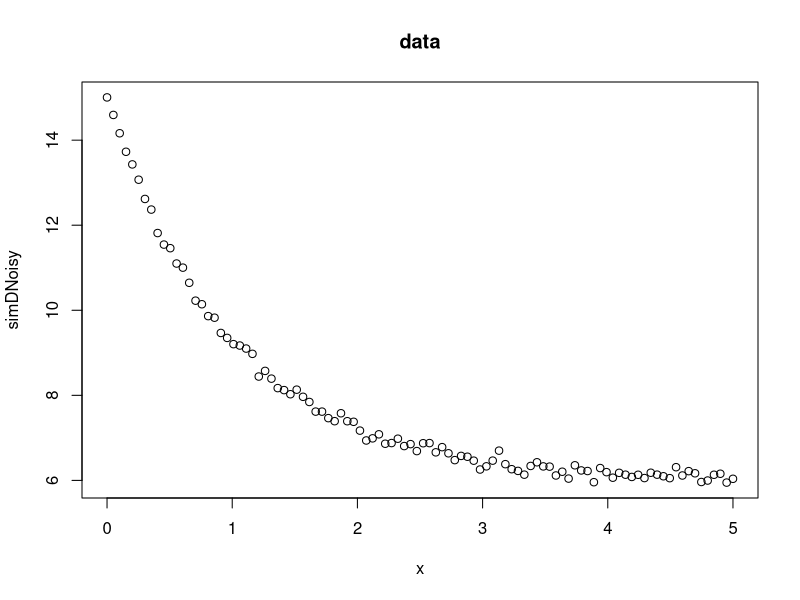
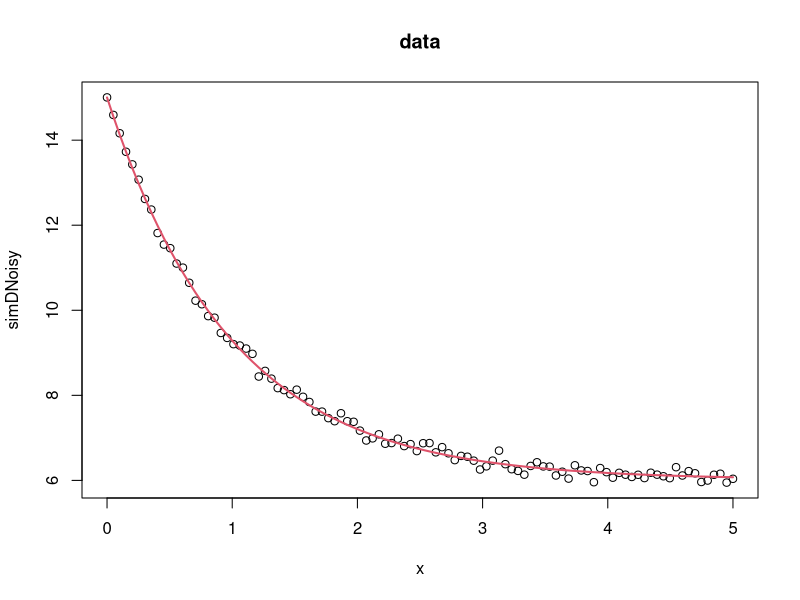
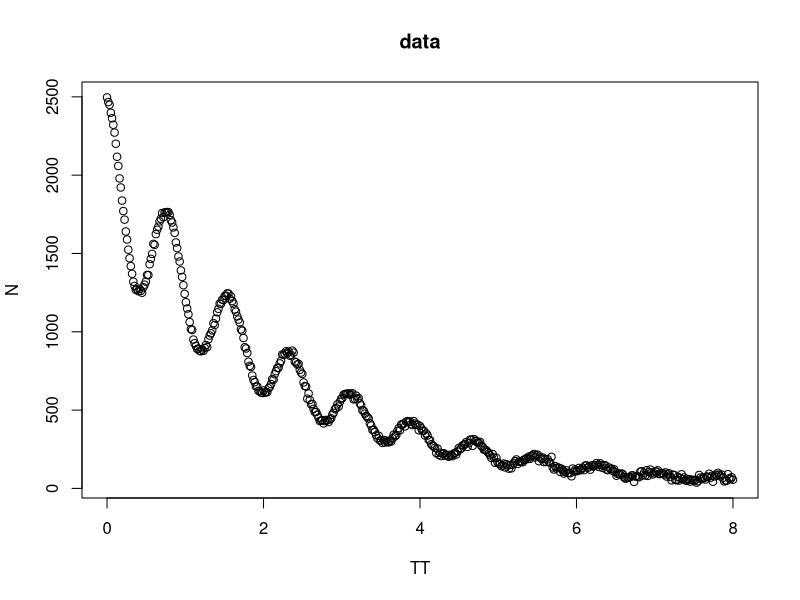
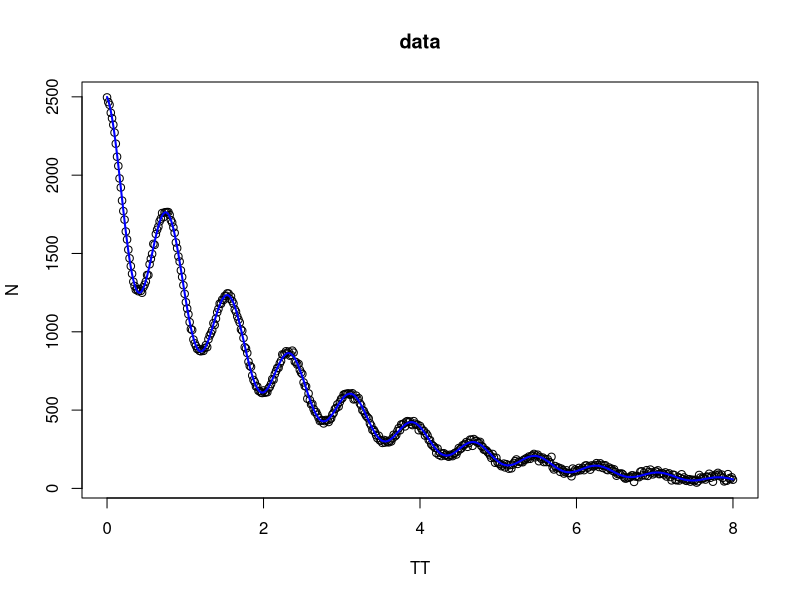
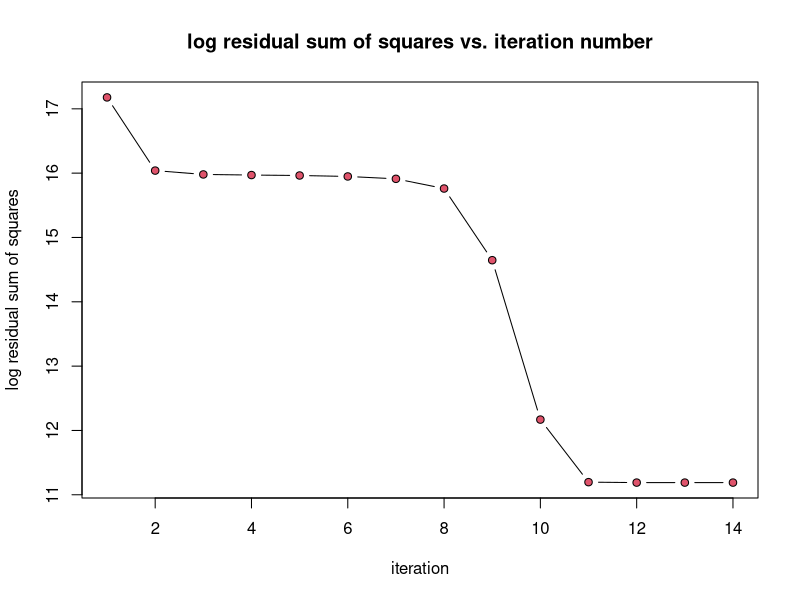
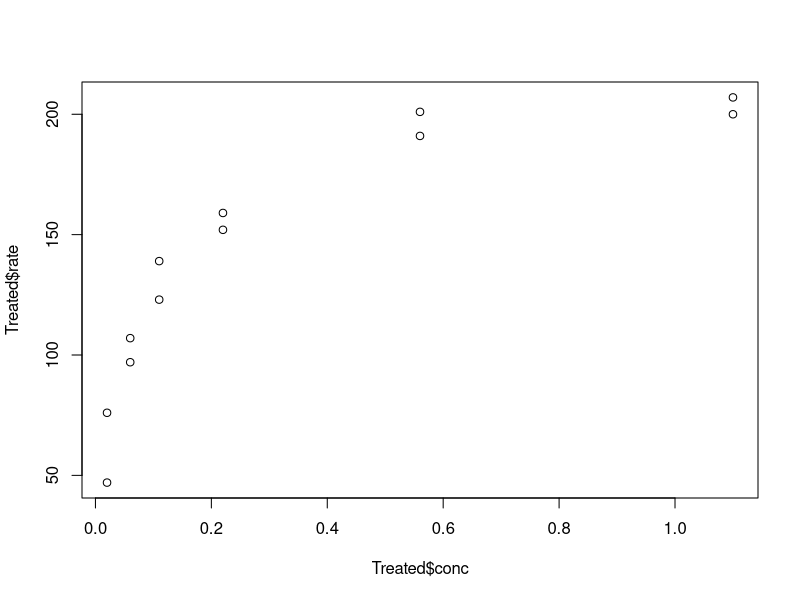
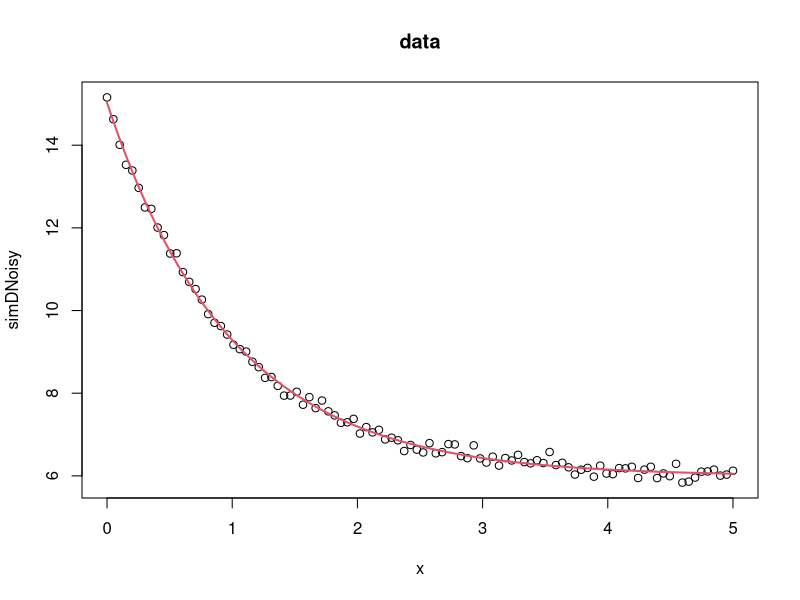
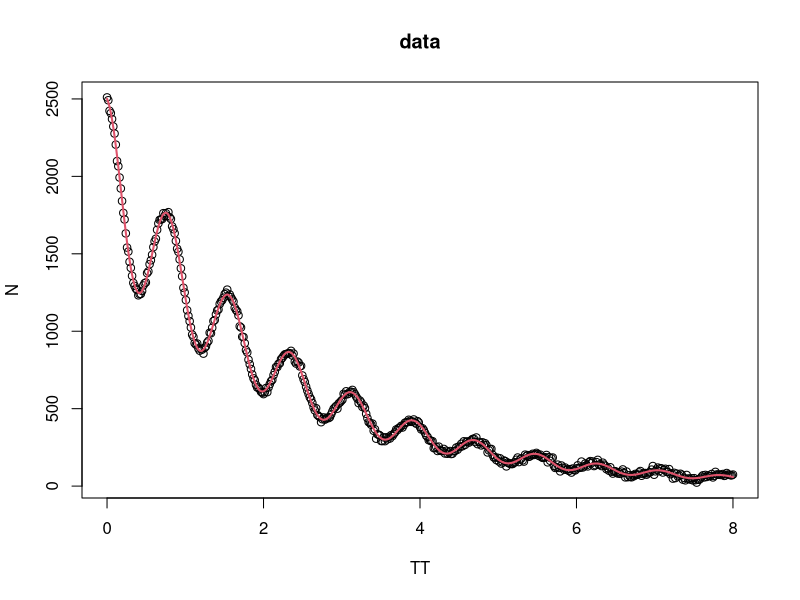

The R source for these figures, in order: (Note: this script raises an error after producing the figures.)
## ---- chunk 1
library(minpack.lm)
## ---- chunk 2
x <- seq(0, 5, length = 100)

getPred <- function(parS, xx) parS$a * exp(xx * parS$b) + parS$c

pp <- list(a = 9, b = -1, c = 6)

simDNoisy <- getPred(pp, x) + rnorm(length(x), sd = .1)

plot(x, simDNoisy, main = "data")
## ---- chunk 3
residFun <- function(p, observed, xx) observed - getPred(p, xx)

parStart <- list(a = 3, b = -.001, c = 1)

nls.out <- nls.lm(par=parStart, fn = residFun, observed = simDNoisy,
                  xx = x, control = nls.lm.control(nprint = 1))
## ---- chunk 4
plot(x, simDNoisy, main = "data")
lines(x, getPred(as.list(coef(nls.out)), x), col = 2, lwd = 2)
## ---- chunk 5
summary(nls.out)
## ---- chunk 6
f <- function(TT, tau, N0, a, f0) {
  expr <- expression(N0*exp(-TT/tau)*(1 + a*cos(f0*TT)))
  eval(expr)
}

j <- function(TT, tau, N0, a, f0) {
  expr <- expression(N0*exp(-TT/tau)*(1 + a*cos(f0*TT)))
  c(eval(D(expr, "tau")), eval(D(expr, "N0")),
    eval(D(expr, "a")), eval(D(expr, "f0")))
}

TT <- seq(0, 8, length = 501)
p <- c(tau = 2.2, N0 = 1000, a = 0.25, f0 = 8)

Ndet <- do.call("f", c(list(TT = TT), as.list(p)))

N <- Ndet + rnorm(length(Ndet), mean = Ndet, sd = .01*max(Ndet))

#par(mfrow = c(2, 1), mar = c(3, 5, 2, 1))
plot(TT, N, bg = "black", main = "data") #,cex = 0.5
## ---- chunk 7
fcn <- function(p, TT, N, fcall, jcall)
  (N - do.call("fcall", c(list(TT = TT), as.list(p))))

fcn.jac <- function(p, TT, N, fcall, jcall)
  -do.call("jcall", c(list(TT = TT), as.list(p)))

guess <- c(tau = 2.2, N0 = 1500, a = 0.25, f0 = 10)

out <- nls.lm(par = guess, fn = fcn, jac = fcn.jac,
              fcall = f, jcall = j,
              TT = TT, N = N, control = nls.lm.control(nprint = 1))
## ---- chunk 8
N1 <- do.call("f", c(list(TT = TT), out$par))

plot(TT, N, bg = "black", main = "data") #,cex = 0.5
lines(TT, N1, col="blue", lwd=2)
## ---- chunk 9
plot(1:(out$niter+1), log(out$rsstrace), type="b",
main="log residual sum of squares vs. iteration number",
xlab="iteration", ylab="log residual sum of squares", pch=21,bg=2)
## ---- chunk 10
summary(out)
## ---- chunk 11
DNase
DNase1 <- subset(DNase, Run == 1)
fm1DNase1 <- nlsLM(density ~ SSlogis(log(conc), Asym, xmid, scal), DNase1)
fm1DNase1 <- nlsLM(density ~ Asym/(1 + exp((xmid - log(conc))/scal)), 
                   data = DNase1,
                   start = list(Asym = 3, xmid = 0, scal = 1))
## ---- chunk 12
coef(fm1DNase1)
## ---- chunk 13
confint(fm1DNase1)
## ---- chunk 14
deviance(fm1DNase1)
## ---- chunk 15
df.residual(fm1DNase1)
## ---- chunk 16
fitted(fm1DNase1)
## ---- chunk 17
formula(fm1DNase1)
## ---- chunk 18
logLik(fm1DNase1)
## ---- chunk 19
predict(fm1DNase1)
## ---- chunk 20
print(fm1DNase1)
## ---- chunk 21
profile(fm1DNase1)
## ---- chunk 22
residuals(fm1DNase1)
## ---- chunk 23
summary(fm1DNase1)
## ---- chunk 24
update(fm1DNase1)
## ---- chunk 25
vcov(fm1DNase1)
## ---- chunk 26
weights(fm1DNase1)
## ---- chunk 27
## weighted nonlinear regression using
## inverse squared variance of the response
## gives same results as original 'nls' function
Treated <- Puromycin[Puromycin$state == "treated", ]
var.Treated <- tapply(Treated$rate, Treated$conc, var)
var.Treated <- rep(var.Treated, each = 2)
Pur.wt1 <- nls(rate ~ (Vm * conc)/(K + conc), data = Treated,
               start = list(Vm = 200, K = 0.1), weights = 1/var.Treated^2)
Pur.wt2 <- nlsLM(rate ~ (Vm * conc)/(K + conc), data = Treated,
                 start = list(Vm = 200, K = 0.1), weights = 1/var.Treated^2)
all.equal(coef(Pur.wt1), coef(Pur.wt2))
## ---- chunk 28
plot(Treated$conc, Treated$rate)
## ---- chunk 29
x <- 1:10
y <- 2*x + 3
# Not run:
#nls(y ~ a + b * x, start = list(a = 0.12345, b = 0.5421))
# End(Not run)
## ---- chunk 30
nlsLM(y ~ a + b * x, start = list(a = 0.12345, b = 0.54321))
## ---- chunk 31
x <- seq(0,5, length = 100)
getPred <- function(parS, xx) parS$a * exp(xx * parS$b) + parS$c
pp <- list(a = 9,b = -1, c = 6)
simDNoisy <- getPred(pp, x) + rnorm(length(x), sd = .1)

mod <- nlsLM(simDNoisy ~ a * exp(b * x) + c,
             start = c(a = 3, b = -0.001, c = 1),
             trace = TRUE)
## ---- chunk 32
## plot data
plot(x, simDNoisy, main = "data")
## plot fitted values
lines(x, fitted(mod), col = 2, lwd = 2)
## ---- chunk 33
TT <- seq(0, 8, length = 501)
tau <- 2.2
N0 <- 1000
a <- 0.25
f0 <- 8
Ndet <- N0 * exp(-TT/tau) * (1 + a * cos(f0 * TT))
N <- Ndet + rnorm(length(Ndet), mean = Ndet, sd = .01 * max(Ndet))
mod <- nlsLM(N ~ N0 * exp(-TT/tau) * (1 + a * cos(f0 * TT)),
             start = c(tau = 2.2, N0 = 1500, a = 0.25, f0 = 10),
             trace = TRUE)

plot(TT, N, main = "data")
lines(TT, fitted(mod), col = 2, lwd = 2)
## ---- chunk 34
### Examples from 'nls' doc ###
## note that 'nlsLM' below may be replaced with calls to 'nls'
Treated <- Puromycin[Puromycin$state == "treated", ]
## Weighting by inverse of response 1/y_i:
nlsLM(rate ~ Vm * conc/(K + conc), data = Treated,
      start = c(Vm = 200, K = 0.05), weights = wfct(1/rate))
## ---- chunk 35
## Weighting by square root of predictor \sqrt{x_i}:
nlsLM(rate ~ Vm * conc/(K + conc), data = Treated,
      start = c(Vm = 200, K = 0.05), weights = wfct(sqrt(conc)))
## ---- chunk 36
## Weighting by inverse square of fitted values 1/\hat{y_i}^2:
nlsLM(rate ~ Vm * conc/(K + conc), data = Treated,
      start = c(Vm = 200, K = 0.05), weights = wfct(1/fitted^2))
## ---- chunk 37
## Weighting by inverse variance 1/\sigma{y_i}^2:
nlsLM(rate ~ Vm * conc/(K + conc), data = Treated,
      start = c(Vm = 200, K = 0.05), weights = wfct(1/error^2))
